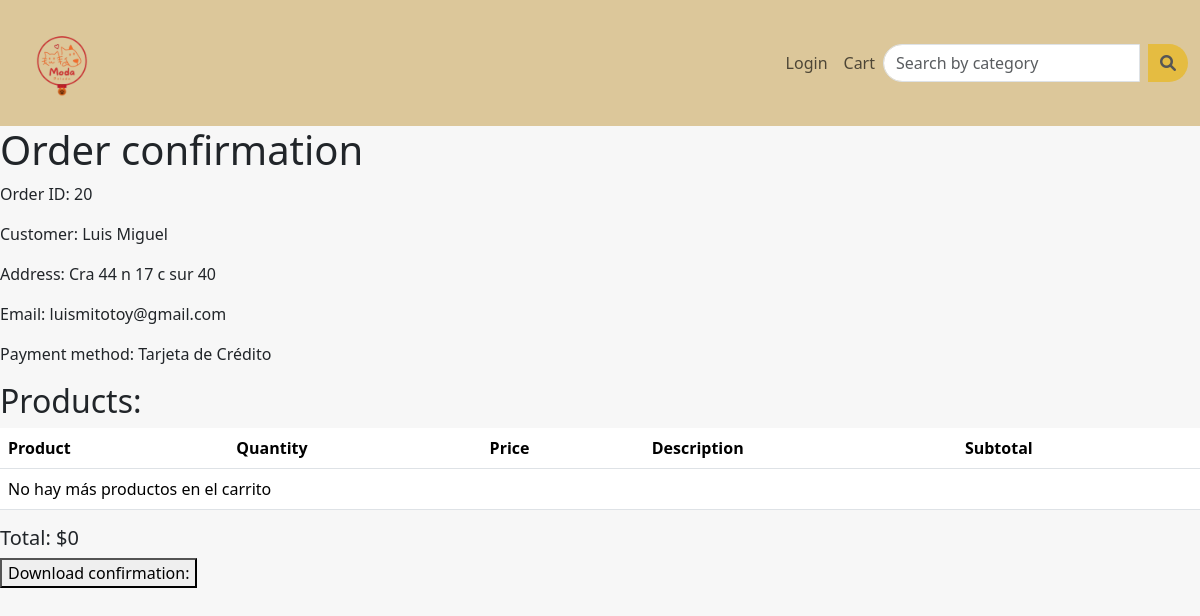
Screenshot of /checkout/confirmation/20/ with the database file from the repository.
### orders/models.py (models this page shows, shortened)
class Order(models.Model):
    PAYMENT_TYPE_CHOICES = [
        ('COD', 'Contraentrega'),
        ('CC', 'Tarjeta de Crédito'),
        ('EFTY', 'Efecty'),
    ]
    customer_name = models.CharField(max_length=100, verbose_name="Nombre del Cliente")
    payment_type = models.CharField(max_length=4, choices=PAYMENT_TYPE_CHOICES, verbose_name="Tipo de Pago")
    address = models.CharField(max_length=255, verbose_name="Dirección")
    email = models.EmailField(verbose_name="Correo Electrónico")
    products = models.ManyToManyField('products.Product', verbose_name="Productos en el Carrito")
    date = models.DateTimeField(auto_now_add=True, verbose_name="Fecha de la Orden")

### orders/views.py (the view, shortened to what this page needs)
# urls.py: path('checkout/confirmation/<int:order_id>/', orderViews.order_confirmation, name='order_confirmation'),
def order_confirmation(request, order_id):
    order = get_object_or_404(Order, id=order_id)
    products = order.products.all()
    product_count_in_cart = 0
    product_quantities = {}
    product_count_in_cart = len(product_quantities)
    products_with_quantities = []
    total = 0
    context = {'order': order, 'products': products,'products_with_quantities': products_with_quantities,'total': total,'product_count_in_cart': product_count_in_cart}
    response = render(request, 'orders/order_comfirmation.html', context)
    response.delete_cookie('product_ids')
    return response

### templates/orders/order_comfirmation.html (shortened to what this page needs)
{% extends "base.html" %}
{% load i18n %}
{% block content %}
<!DOCTYPE html>
<html lang="en">
<head>
</head>
<body>
    <div id="orderConfirmation">
        <h1>{% translate "Confirmación de orden" %}</h1>
        <p>{% translate "ID Orden" %}: {{ order.id }}</p>
        <p>{% translate "Cliente" %}: {{ order.customer_name }}</p>
        <p>{% translate "Dirección" %}: {{ order.address }}</p>
        <p>{% translate "Correo electronico" %}: {{ order.email }}</p>
        <p>{% translate "Tipo de pago" %}: {{ order.get_payment_type_display }}</p>
        <h2>{% translate "Productos" %}:</h2>
        <div class="card-body p-0">
            <table class="table mb-0">
                <thead>
                    <tr>
                        <th>{% translate "Producto" %}</th>
                        <th>{% translate "Cantidad" %}</th>
                        <th>{% translate "Precio" %}</th>
                        <th>{% translate "Descripción" %}</th>
                        <th>{% translate "Subtotal" %}</th>
                    </tr>
                </thead>
                <tbody>
                {% for item in products_with_quantities %}
                    <tr>
                        <td>{{ item.product.name }}</td>
                        <td>{{ item.quantity }}</td>
                        <td>$ {{ item.product.price }}</td>
                        <td>{{ item.product.description }}</td>
                        <td>$ {{ item.subtotal }}</td>
                    </tr>
                {% empty %}
                    <tr>
                        <td colspan="6">{% translate "No hay más productos en el carrito" %}</td>
                    </tr>
                {% endfor %}
                </tbody>
            </table>
        </div>
        <div class="d-flex justify-content-between align-items-center mt-3">
            <h5>Total: ${{ total }}</h5>
        </div>
    </div>
    <button onclick="downloadConfirmation()">{% translate "Descargar confirmación: " %}</button>
</body>
</html>
{% endblock %}

### templates/base.html (style rules this page uses)
body { background-color: #f7f7f7; }

### rows the page displays
Order: id "20", customer_name "Luis Miguel", address "Cra 44 n 17 c sur 40", email "luismitotoy@gmail.com", payment_type "Tarjeta de Crédito"

### other values shown
{{ total }} "0"
